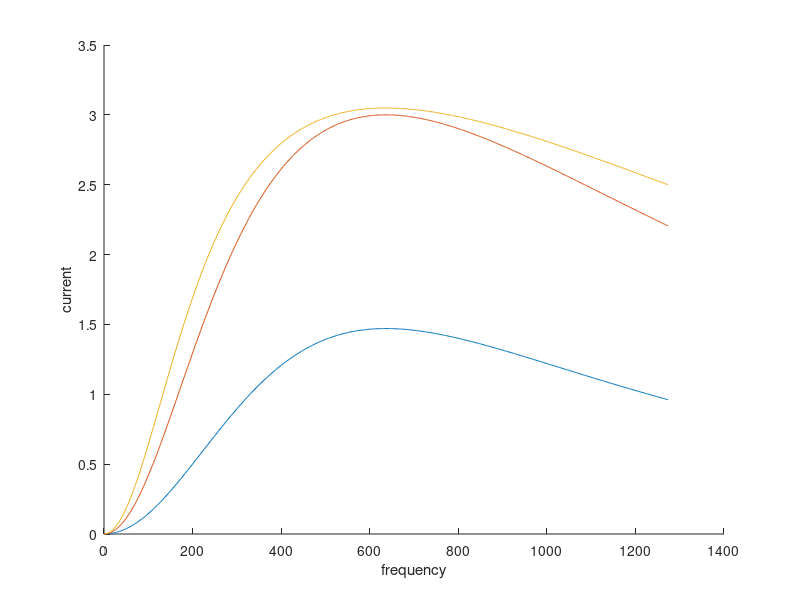

Write MATLAB code to recreate this figure.
vs=250;
c=12.5e-6;
l=5e-3;
for r=10:20:50;
fr=1/(2*pi*sqrt(l*c));
step=2*fr/500;
f=[0:step:2*fr];
lv=length(f);
for k=1:lv
    xl=(2*pi*f(k)*l*1i);
    xc=1/(2*pi*f(k)*c*1i);
    z(k)=r+(xl-xc);
    current(k)=vs/z(k);
hold on;
end;
plot(f,current)
end;
xlabel('frequency')
ylabel('current')